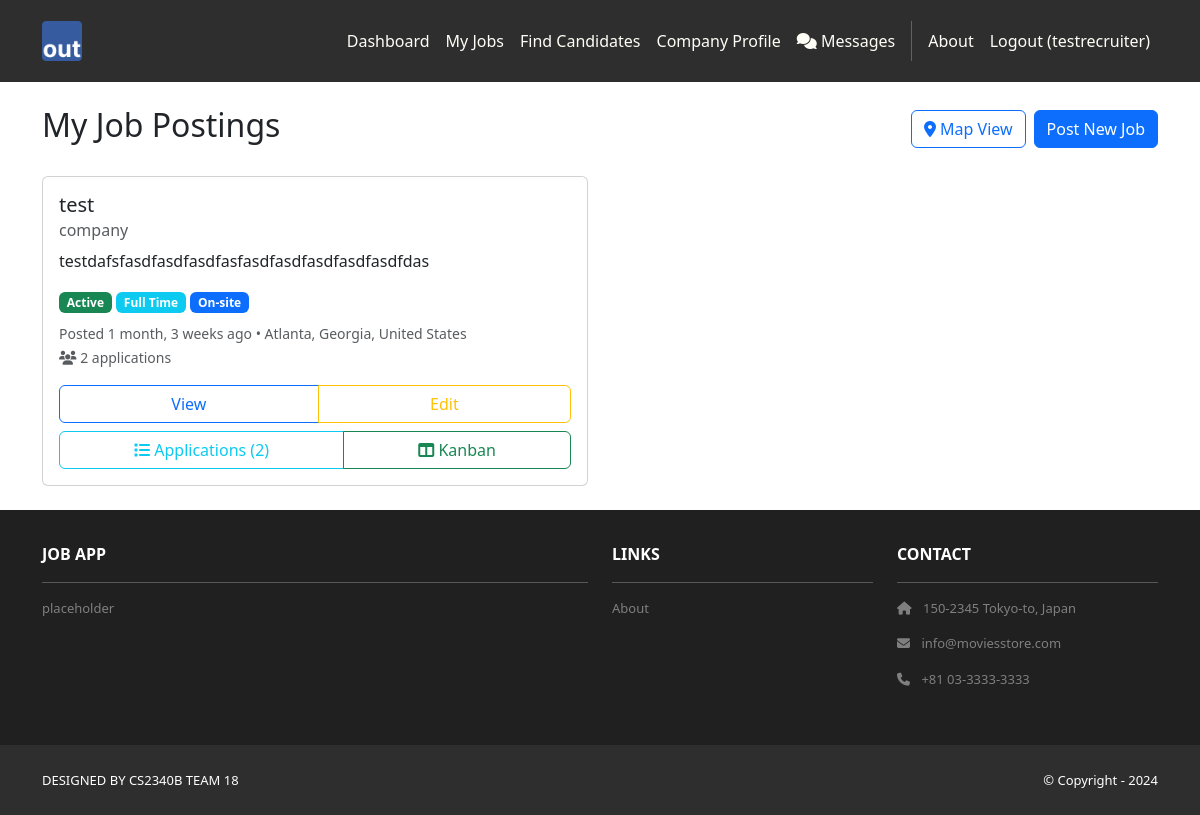
The app's page /jobs/my-jobs/ (signed in) with its own data.
### jobs/models.py (models this page shows, shortened)
class Job(models.Model):
    JOB_TYPE_CHOICES = [
        ('full_time', 'Full Time'),
        ('part_time', 'Part Time'),
        ('contract', 'Contract'),
        ('internship', 'Internship'),
        ('temporary', 'Temporary'),
    ]
    REMOTE_CHOICES = [
        ('remote', 'Remote'),
        ('hybrid', 'Hybrid'),
        ('onsite', 'On-site'),
    ]
    EXPERIENCE_CHOICES = [
        ('entry', 'Entry Level (0-2 years)'),
        ('mid', 'Mid Level (3-5 years)'),
        ('senior', 'Senior Level (6+ years)'),
        ('executive', 'Executive Level'),
    ]
    title = models.CharField(max_length=200)
    company = models.CharField(max_length=200)
    description = models.TextField()
    requirements = models.TextField(help_text="Job requirements and qualifications")
    posted_by = models.ForeignKey(User, on_delete=models.CASCADE, related_name='posted_jobs')
    job_type = models.CharField(max_length=20, choices=JOB_TYPE_CHOICES, default='full_time')
    remote_type = models.CharField(max_length=20, choices=REMOTE_CHOICES, default='onsite')
    experience_level = models.CharField(max_length=20, choices=EXPERIENCE_CHOICES, default='mid')
    salary_min = models.DecimalField(max_digits=10, decimal_places=2, null=True, blank=True)
    salary_max = models.DecimalField(max_digits=10, decimal_places=2, null=True, blank=True)
    salary_currency = models.CharField(max_length=3, default='USD')
    salary_period = models.CharField(max_length=20, choices=[
        ('hourly', 'Per Hour'),
        ('monthly', 'Per Month'),
        ('yearly', 'Per Year'),
    ], default='yearly')
    city = models.CharField(max_length=100)
    state = models.CharField(max_length=100)
    country = models.CharField(max_length=100, default='United States')
    postal_code = models.CharField(max_length=20, blank=True)
    latitude = models.DecimalField(max_digits=9, decimal_places=6, null=True, blank=True, help_text="Latitude for map display")
    longitude = models.DecimalField(max_digits=9, decimal_places=6, null=True, blank=True, help_text="Longitude for map display")
    full_address = models.TextField(blank=True, help_text="Full address for geocoding and display")
    required_skills = models.TextField(blank=True, help_text="Required skills, separated by commas")
    preferred_skills = models.TextField(blank=True, help_text="Preferred skills, separated by commas")
    visa_sponsorship = models.BooleanField(default=False, help_text="Visa sponsorship available")
    benefits = models.TextField(blank=True, help_text="Benefits and perks")
    is_active = models.BooleanField(default=True)
    application_deadline = models.DateField(null=True, blank=True)
    created_at = models.DateTimeField(auto_now_add=True)
    updated_at = models.DateTimeField(auto_now=True)
    class Meta:
        ordering = ['-created_at']
        verbose_name = 'Job Posting'
        verbose_name_plural = 'Job Postings'
    def get_location_display(self):
        return f"{self.city}, {self.state}, {self.country}"

### jobs/views.py (the view)
# urls.py: path('my-jobs/', views.recruiter_jobs, name='recruiter_jobs'),
@recruiter_required
def recruiter_jobs(request):
    jobs = Job.objects.filter(posted_by=request.user).order_by('-created_at')
    context = {
        'template_data': {
            'title': 'My Job Postings',
            'user_type': 'recruiter'
        },
        'jobs': jobs
    }
    return render(request, 'jobs/recruiter_jobs.html', context)

### jobs/templates/jobs/recruiter_jobs.html
{% extends 'base.html' %}
{% block content %}
<div class="container mt-4">
    <div class="d-flex justify-content-between align-items-center mb-4">
        <h2>My Job Postings</h2>
        <div class="d-flex gap-2">
            <a href="{% url 'jobs:recruiter_job_map' %}" class="btn btn-outline-primary">
                <i class="fas fa-map-marker-alt"></i> Map View
            </a>
            <a href="{% url 'jobs:create' %}" class="btn btn-primary">Post New Job</a>
        </div>
    </div>
    {% if jobs %}
        <div class="row">
            {% for job in jobs %}
            <div class="col-md-6 mb-4">
                <div class="card">
                    <div class="card-body">
                        <h5 class="card-title">{{ job.title }}</h5>
                        <h6 class="card-subtitle mb-2 text-muted">{{ job.company }}</h6>
                        <p class="card-text">{{ job.description|truncatewords:20 }}</p>
                        <div class="mb-2">
                            {% if job.is_active %}
                                <span class="badge bg-success">Active</span>
                            {% else %}
                                <span class="badge bg-secondary">Inactive</span>
                            {% endif %}
                            <span class="badge bg-info">{{ job.get_job_type_display }}</span>
                            <span class="badge bg-primary">{{ job.get_remote_type_display }}</span>
                        </div>
                        <div class="mb-3">
                            <small class="text-muted">
                                Posted {{ job.created_at|timesince }} ago •
                                {{ job.get_location_display }}
                            </small>
                            <br>
                            <small class="text-muted">
                                <i class="fas fa-users"></i> {{ job.applications.count }} application{{ job.applications.count|pluralize }}
                            </small>
                        </div>
                        <div class="d-grid gap-2">
                            <div class="btn-group" role="group">
                                <a href="{% url 'jobs:detail' job.pk %}" class="btn btn-outline-primary">View</a>
                                <a href="{% url 'jobs:edit' job.pk %}" class="btn btn-outline-warning">Edit</a>
                            </div>
                            {% if job.applications.count > 0 %}
                                <div class="btn-group w-100" role="group">
                                    <a href="{% url 'recruiters:job_applications' job.pk %}" class="btn btn-outline-info">
                                        <i class="fas fa-list"></i> Applications ({{ job.applications.count }})
                                    </a>
                                    <a href="{% url 'recruiters:kanban_board' job.pk %}" class="btn btn-outline-success">
                                        <i class="fas fa-columns"></i> Kanban
                                    </a>
                                </div>
                            {% endif %}
                        </div>
                    </div>
                </div>
            </div>
            {% endfor %}
        </div>
    {% else %}
        <div class="text-center py-5">
            <h4>No job postings yet</h4>
            <p class="text-muted">Create your first job posting to start finding candidates.</p>
            <a href="{% url 'jobs:create' %}" class="btn btn-primary">Post Your First Job</a>
        </div>
    {% endif %}
</div>
{% endblock %}

### jobapp/templates/base.html (shortened to what this page needs)
<!DOCTYPE html>
<html>
    {% load static %}
  <head>
    <link href="https://cdn.jsdelivr.net/npm/bootstrap@5.3.3/dist/css/bootstrap.min.css" rel="stylesheet">
    <link rel="stylesheet" href="https://cdnjs.cloudflare.com/ajax/libs/font-awesome/6.1.1/css/all.min.css">
    <link rel="stylesheet" type="text/css"
          href="{% static 'css/style.css' %}">
  </head>
  <body>
     <nav class="p-3 navbar navbar-dark bg-dark
         navbar-expand-lg">
      <div class="container">
        <a class="navbar-brand"
           href="{% url 'home.index' %}">
          <img src="{% static 'img/logo.png' %}" alt="logo"
               height="40" />
        </a>
        <div class="collapse navbar-collapse"
             id="navbarNavAltMarkup">
          <div class="navbar-nav ms-auto navbar-ml">
            {% if user.is_authenticated %}
              {% if template_data.user_type == 'applicant' %}
                <a class="nav-link" href="{% url 'applicants:dashboard' %}">Dashboard</a>
                <a class="nav-link" href="{% url 'applicants:profile' %}">My Profile</a>
              {% elif template_data.user_type == 'recruiter' %}
                <a class="nav-link" href="{% url 'recruiters:dashboard' %}">Dashboard</a>
                <a class="nav-link" href="{% url 'jobs:recruiter_jobs' %}">My Jobs</a>
                <a class="nav-link" href="{% url 'recruiters:candidates' %}">Find Candidates</a>
                <a class="nav-link" href="{% url 'recruiters:profile' %}">Company Profile</a>
              {% endif %}
              <a class="nav-link" href="{% url 'messaging:conversation_list' %}">
                <i class="fas fa-comments"></i> Messages
              </a>
              <a class="nav-link" href="{% url 'home.about' %}">About</a>
              <a class="nav-link" href="{% url 'accounts.logout' %}">Logout ({{user.username }})</a>
            {% else %}
              <a class="nav-link" href="{% url 'home.about' %}">About</a>
              <div class="vr bg-white mx-2 d-none d-lg-block"></div>
              <a class="nav-link" href="{% url 'accounts.login' %}">Login</a>
              <a class="nav-link" href="{% url 'accounts.signup' %}">Sign Up</a>
            {% endif %}
          </div>
        </div>
      </div>
    </nav>
    <div>
      {% block content %}
      {% endblock content %}
    </div>
     <section class="p-3 ms-footer d-none d-md-block">
      <div class="container">
        <div class="row mt-3 text-white">
          <div class="col-md-6 col-lg-6 col-xl-6
               mx-auto mb-4">
            <b>JOB APP</b>
            <hr />
            <p>
              placeholder
            </p>
          </div>
          <div class="col-md-3 col-lg-3 col-xl-3
               mx-auto mb-4">
            <b>LINKS</b>
            <hr />
            <p><a class="nav-link"
              href="{% url 'home.about' %}">
              About
            </a></p>
          </div>
          <div class="col-md-3 col-lg-3 col-xl-3 mx-auto
               mb-4">
            <b>CONTACT</b>
            <hr />
            <p><i class="fas fa-home me-2"></i>
              150-2345 Tokyo-to, Japan
            </p>
            <p><i class="fas fa-envelope me-2"></i>
              info@moviesstore.com
            </p>
            <p><i class="fas fa-phone me-2"></i>
              +81 03-3333-3333
            </p>
          </div>
        </div>
      </div>
    </section>
    <section class="p-3 ms-footer-bottom bg-dark">
      <div class="container d-flex
           justify-content-between">
        <div class="me-5 text-white">
          <span>DESIGNED BY
            CS2340B TEAM 18
          </span>
        </div>
        <div class="text-white">
          <span>© Copyright - 2024</span>
        </div>
      </div>
    </section>
  </body>
</html>

### jobapp/static/css/style.css (style rules this page uses)
.navbar a.nav-link { color: #FFFEF6 !important; }
.bg-dark { background-color: #2E2E2E !important; }
.ms-footer { background-color: #202020; }
.ms-footer p { color: #7F7F7F; font-size: 13px; }
.ms-footer-bottom span { font-size: 13px; line-height: 38px; }

### records on screen
Job: title "test", company "company", description "testdafsfasdfasdfasdfasfasdfasdfasdfasdfasdfdas", is_active "Active", job_type "Full Time", remote_type "On-site", created_at "1 month, 3 weeks", location "Atlanta, Georgia, United States", applications.count "2"

### other values on screen
{{ user.username }} "testrecruiter"
